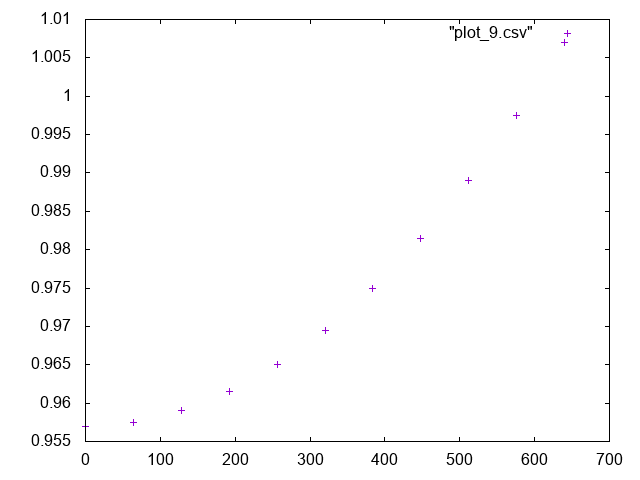

Write the gnuplot code that produced this figure.

      set terminal png
      set output "plot_9.png"
      plot "plot_9.csv"
    
